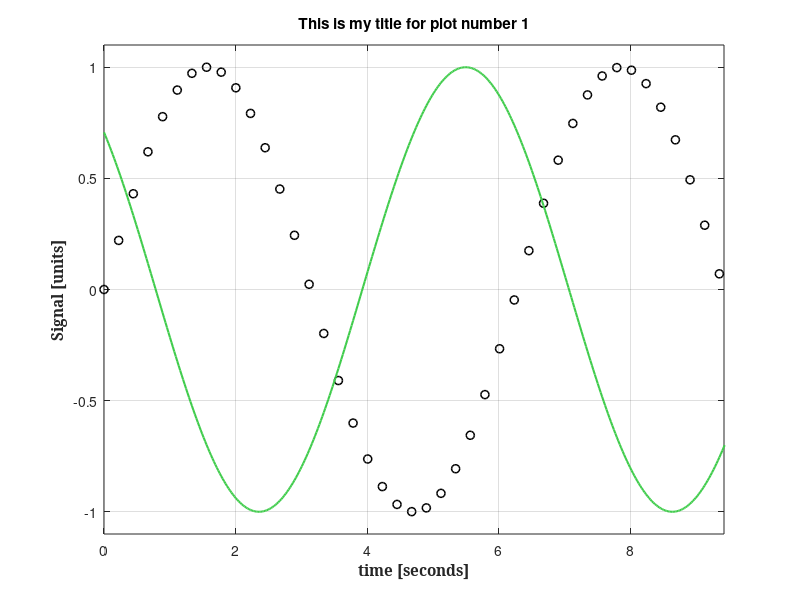

Write MATLAB code to recreate this figure.
% ways to create 1D arrays
close all; %clear all

startTime = 0;
endTime = 10;
deltaT = 0.01;

t = startTime:deltaT:(endTime-deltaT);
t2 = linspace(startTime, endTime, 450);

s = sin(t2);
s2 = cos(t2 + pi/4);


myColors = {[0.1 0.6 0.6], ... % teal
            [0.6 0.6 0.6], ... % gray
            [0.8 0.2 0.2], ...
            [0.25 0.8 0.3]};   % a "nice" lime green


myMatrix = [1 2 3; ...
            4 5 6; ...
            7 8 9];


figure(1)
%subplot(2,1,1)
plot(t2(1:10:end),s(1:10:end), 'ko', 'Linewidth', 1.1) %shorthand for color, marker, linespec
hold on
%subplot(2,1,2)
plot(t2,s2,'Color',myColors{4}, 'LineWidth', 1.5, 'LineStyle','-') % type in an RGB use 0 to 1
grid on
xlim([0 3*pi])
ylim([-1.1 1.1])
title(['This is my title for plot number ' num2str(1)])
ylabel('Signal [units]','FontWeight','bold','FontName','Cambria')
xlabel('time [seconds]','FontWeight','bold','FontName','Cambria'); %ylabel('Signal [units]')
saveas(figure(1), 'FullMoon', '.jpg');

